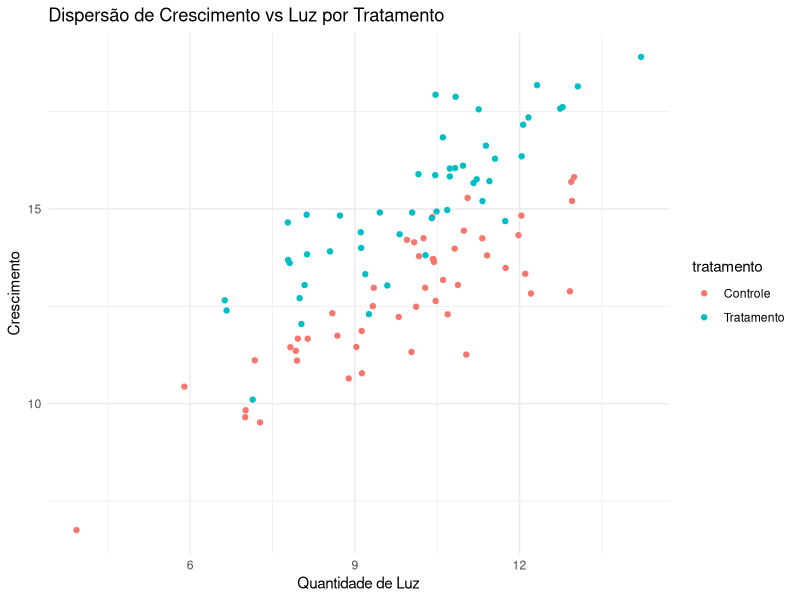
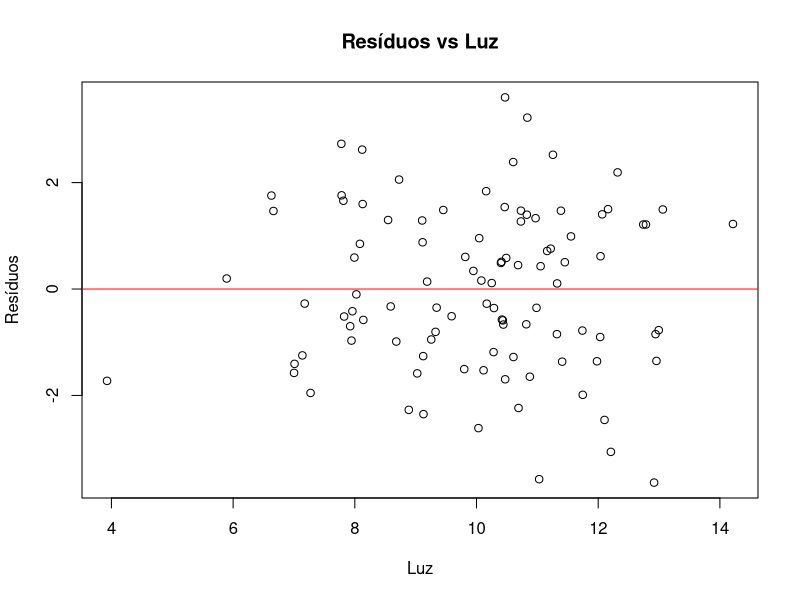
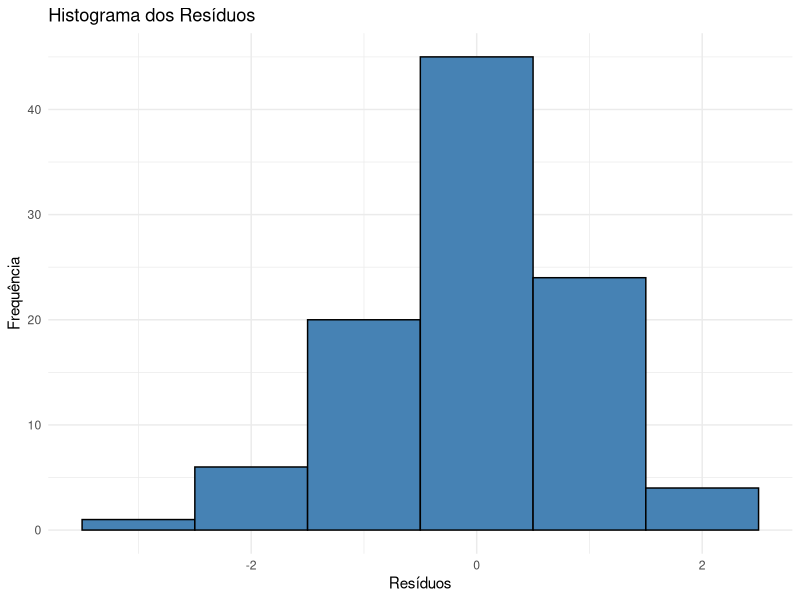
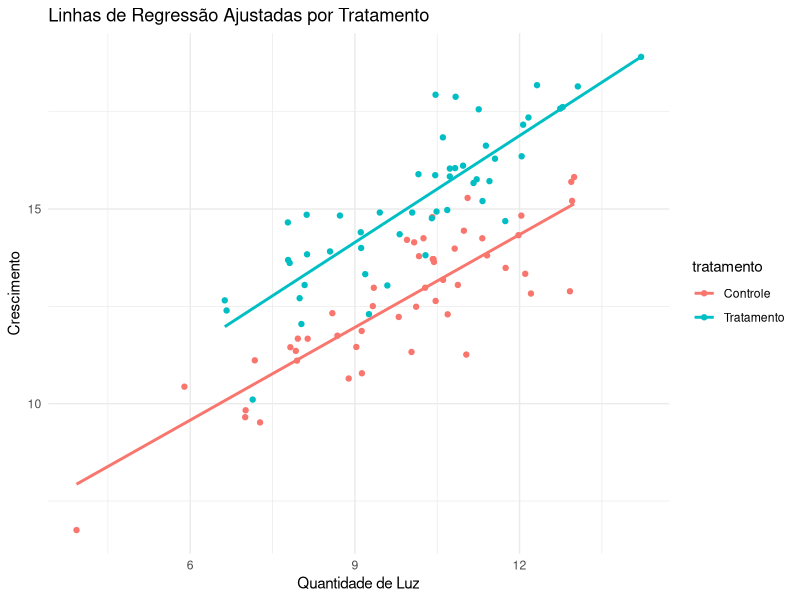

These figures' R source, in order:
## ---- chunk 1
#| message: false
#| warning: false
# Carregar pacotes necessários
library(ggplot2)
library(dplyr)
library(knitr)
library(car)
library(kableExtra)
## ---- chunk 2
set.seed(234)

# Criar variáveis
n <- 100  # número de observações
tratamento <- factor(rep(c("Controle", "Tratamento"), each = n/2))
luz <- rnorm(n, mean = 10, sd = 2)  # covariável contínua

# Efeito do tratamento e da covariável na resposta
crescimento <- 5 + 2*(tratamento == "Tratamento") + 0.8*luz + rnorm(n, sd = 1)

# Criar data frame
dados <- data.frame(tratamento, luz, crescimento)

# Visualizar 8 linhas aleatórias dos dados
set.seed(123)
kbl(dados[sample(nrow(dados), 8), ])
## ---- chunk 3
dados %>%
  group_by(tratamento) %>%
  summarise(
    `Crescimento Médio` = mean(crescimento),
    `Luz Média` = mean(luz)
  ) %>%
  kable(caption = "Estatísticas Descritivas por Tratamento")
## ---- chunk 4
ggplot(dados, aes(x = luz, y = crescimento, color = tratamento)) +
  geom_point() +
  labs(
    title = "Dispersão de Crescimento vs Luz por Tratamento",
    x = "Quantidade de Luz",
    y = "Crescimento"
  ) +
  theme_minimal()
## ---- chunk 5
# Gráfico de resíduos vs covariável
modelo_linearidade <- lm(crescimento ~ luz, data = dados)
plot(dados$luz, resid(modelo_linearidade), main = "Resíduos vs Luz", xlab = "Luz", ylab = "Resíduos")
abline(h = 0, col = "red")
## ---- chunk 6
# Modelo com interação
modelo_interacao <- lm(crescimento ~ tratamento * luz, data = dados)
anova(modelo_interacao)
## ---- chunk 7
# Ajustar o modelo ANCOVA
modelo_ancova <- lm(crescimento ~ tratamento + luz, data = dados)

# Extrair os resíduos e criar um data frame
dados_residuos <- data.frame(Residuos = resid(modelo_ancova))

# Criar o histograma dos resíduos com ggplot2
ggplot(dados_residuos, aes(x = Residuos)) +
  geom_histogram(binwidth = 1, fill = "steelblue", color = "black") +
  labs(
    title = "Histograma dos Resíduos",
    x = "Resíduos",
    y = "Frequência"
  ) +
  theme_minimal()

# Teste de Shapiro-Wilk
shapiro.test(dados_residuos$Residuos)
## ---- chunk 8
# Teste de Levene
leveneTest(crescimento ~ tratamento, data = dados)
## ---- chunk 9
# Modelo ANCOVA
modelo_ancova <- lm(crescimento ~ tratamento + luz, data = dados)
summary(modelo_ancova)
## ---- chunk 10
# Gráfico das linhas de regressão ajustadas
ggplot(dados, aes(x = luz, y = crescimento, color = tratamento)) +
  geom_point() +
  geom_smooth(method = "lm", se = FALSE) +
  labs(
    title = "Linhas de Regressão Ajustadas por Tratamento",
    x = "Quantidade de Luz",
    y = "Crescimento"
  ) +
  theme_minimal()
